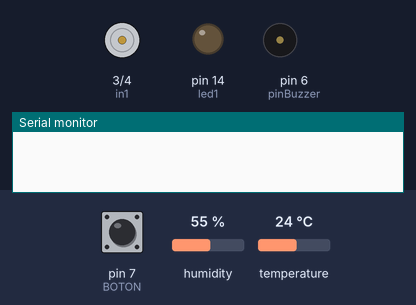
Simulated run of this sketch. Board: Arduino Uno, built with avr-gcc and run on an emulated ATmega328P. Parts: motor-driver pin pairs drawn as motors (green arrow = first pin HIGH = forward, orange = second pin HIGH = backward, longer = more drive, scaled by the enable pin), output pins drawn as LEDs (lit = HIGH), buzzer (waves = sounding), the last lines printed to the serial monitor. Inputs (shaded band) come from the test bench; at power-on: pin 7 (BOTON) HIGH, temperature 24 °C, humidity 55 %. EEPROM starts erased; no radio packets arrive unless stated.

Above: at 1.2 s.
1.3 s: pin 7 (BOTON) pulled LOW for 0.15 s
At 1.9 s:
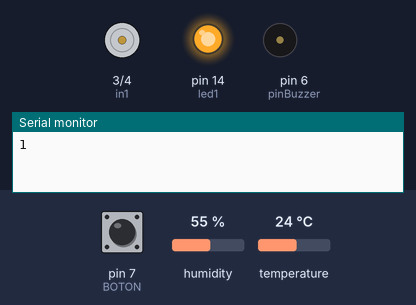
4.4 s: temperature set to 33 °C
At 8.6 s:
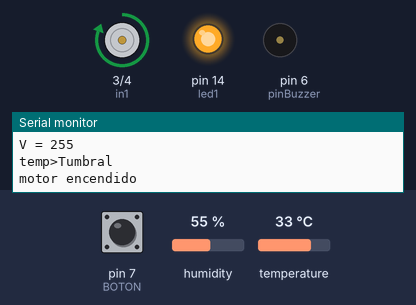
Timing chart, 0 to 40.9 s (numbered marks = the images above; inputs shaded):
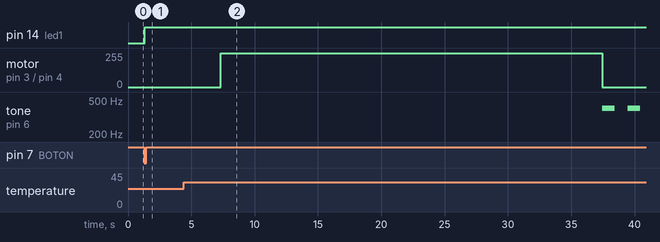

Measured:
- after the input at 1.3 s, pin 14 (led1): LOW → HIGH at once

The sketch:

Emisor__ArduinoUNO_.ino
```cpp
/// Código biblioteca Button para Tinkercad
class Button
{
  public:
    Button(uint8_t pin);
    void begin();
    bool read();
    bool toggled();
    bool pressed();
    bool released();
    bool has_changed();

    const static bool PRESSED = LOW;
    const static bool RELEASED = HIGH;

  private:
    uint8_t  _pin;
    uint16_t _delay;
    bool     _state;
    bool     _has_changed;
    uint32_t _ignore_until;
};

Button::Button(uint8_t pin)
:  _pin(pin)
,  _delay(100)
,  _state(HIGH)
,  _ignore_until(0)
,  _has_changed(false)
{
}

void Button::begin()
{
  pinMode(_pin, INPUT_PULLUP);
}

//
// public methods
//

bool Button::read()
{
  // ignore pin changes until after this delay time
  if (_ignore_until > millis())
  {
    // ignore any changes during this period
  }

  // pin has changed
  else if (digitalRead(_pin) != _state)
  {
    _ignore_until = millis() + _delay;
    _state = !_state;
    _has_changed = true;
  }

  return _state;
}

// has the button been toggled from on -> off, or vice versa
bool Button::toggled()
{
  read();
  return has_changed();
}

// mostly internal, tells you if a button has changed after calling the read() function
bool Button::has_changed()
{
  if (_has_changed == true)
  {
    _has_changed = false;
    return true;
  }
  return false;
}

// has the button gone from off -> on
bool Button::pressed()
{
  if (read() == PRESSED && has_changed() == true)
    return true;
  else
    return false;
}

// has the button gone from on -> off
bool Button::released()
{
  if (read() == RELEASED && has_changed() == true)
    return true;
  else
    return false;
}

//----------------

//LIBRERÍAS
#include <Adafruit_Sensor.h>
#include <DHT.h> //libreria para el sensor
#include <EEPROM.h> //libreria para guardar en la eeprom


//librerías para la COMUNICACIÓN emisor y receptor:
#include <nRF24L01.h>
#include <RF24.h>
#include <RF24_config.h>
#include <SPI.h>

//comunicación IR
#include <IRremote.h>
#include <IRremoteInt.h>

//----------------
//SENSOR
#define DHTPIN 2 //donde se encuentra el sensor
#define DHTTYPE DHT11 //tipo de sensor

DHT dht(DHTPIN, DHTTYPE); // Inicializamos el sensor DHT11
//----------------
//MOTOR
int en = 5;
int in1 = 3;
int in2 = 4;
//----------------
//COMUNICACIÓN
#define CE_PIN 9 //pin Chip Enable
#define CSN_PIN 10 //pin  Chip Select

const uint64_t pipe = 0xE8E8F0F0E1LL;
RF24 radio(CE_PIN, CSN_PIN);
float data[3]; //vector donde se van a enviar los datos
//----------------
//IR
int receiver = 8;
IRrecv irrecv(receiver);     // create instance of 'irrecv'
decode_results results;
//----------------
//variables para el desarrollo del proyecto
const byte Tmax_direc = 0;
float Tmax;
float T, v;
int Tumbral = 19;
float estado;
bool encendido, inicializado, power;
unsigned long t1;
unsigned long duracion = 30000;
int numeroRepes = 0;

//----------------
//LED
#define led1 14

//----------------
//Buzzer
#define pinBuzzer 6
int tespera = 1000;

//----------------
//BOTON
#define BOTON 7
Button boton = Button(BOTON);

//----------------
//FUNCIONES

int leerTemperatura(){
  /*medirá la salida del sensor y la transformará en grados centígrados*/
  float temp;
  delay(5000); //cada 5seg mida el valor de la temperatura
  Tmax = EEPROM.read(Tmax_direc); //lee la temperatura almacenada en la EEPROM y si está el menor a la medida por el sensor, se sustituye por la mayor
  temp = dht.readTemperature();
  temp=(int)temp;
  if (temp > Tmax){
    Tmax = temp;
    EEPROM.update(Tmax_direc, Tmax);
    }
  Serial.print("T = ");
  Serial.println(temp);
  return temp;
  }

void inicializarTemperatura(){
  /*Escribe en la variable Tmax, en valor que hay en la EEPROM y cada vez que se ejecute el programa, la lee*/
  Tmax = dht.readTemperature();
  EEPROM.write(Tmax_direc, Tmax);
  }


int velocidadMotor(int temp){
  /*establece una velocidad según la tempetura que se haya medido*/
  int velocidad;
    int velMin = 50;
    int velMax = 255;
    velocidad = map(temp, 10, 30, 50, 255);
    //se satura la velocidad para que no alcance valores que no es capaz de llegar
    if (velocidad < velMin){
      velocidad = velMin;
      }
    if (velocidad > velMax){
      velocidad = velMax;
     }
    Serial.print("V = ");
    Serial.println(velocidad);
    return velocidad;
  }

void encenderMotor(int velocidad){
  /*Según una velocidad calculada, inicia el motor a esa*/
    analogWrite(en, velocidad); // Activamos Motor1
    digitalWrite(in1, HIGH);// Arrancamos
    digitalWrite(in2, LOW);
    Serial.println("motor encendido");
  }

void desactivarMotor(){
  /*Escribe en la variable enable un LOW para apagar el motor*/
    Serial.println("motor apagado");
    inicializado = false;
    digitalWrite(en, LOW);
    digitalWrite(in1, LOW);
    digitalWrite(in2, LOW);
  }

int movMotor(float temp){
  /*Indica el funcionamiento de nuestro sistema, si se ha superado una temperatura umbral, previamente establecida, se iniciará el motor a una velocidad.
  Si no se cumple la condición mantendrá apagado el motor.
  Una vez se ha superado esta condición, se establecerá la variable estado a 1, indicando que esta funcionando y, si la nueva medida de la temperatura es
  menor que la umbral, se desactivará el motor y emitirá una señal sonora*/
  if (temp > Tumbral){
      v = velocidadMotor(T);
      Serial.println("temp>Tumbral");
      estado = 1;
      //Serial.print("estado=");
      //Serial.println(estado);
      encenderMotor(v);
      delay(2000);
    }
  else desactivarMotor();

  if (estado == 1 && temp < Tumbral){
    sonidoFin();
    estado = 0;
    //Serial.print("estado=");
    //Serial.println(estado);
    desactivarMotor();
    }
    return v, estado;
  }

void inicializarTiempo(float temp){
  /*función para conocer el instante en el que empieza el movimiento del motor*/
  if (inicializado == false && (temp > Tumbral)){
    t1 = millis();
    inicializado = true;
    //Serial.println(t1);
    }
  }

bool botonPulsado(){
  /*Detectar si el botón ha sido pulsado y cambiar el valor de la variable encendido. Además, si esto ocurre, se sumará 1 a la variable número de repeticiones*/
  if (boton.pressed()){
    encendido = true;
    Serial.println(encendido);
    numeroRepes += 1;
  }
  return encendido;
  }

bool detectarIR(){
  /*Detectar si el módulo IR ha recibido el valor de POWER ha sido pulsado y cambiar el valor de la variable power. Además, si esto ocurre, se sumará
  1 a la variable número de repeticiones*/
if (irrecv.decode(&results)) // have we received an IR signal?
  {
    //translateIR();
    if (results.value == 0xFFA25D){ //0xFFA25D = POWER, botón rojo del mando
      power = 1;
      numeroRepes += 1;
    }
    irrecv.resume(); // receive the next value
  }
  return power;
}

void Info(float temperatura, float velocidad, float repeticiones){
  /*Se encarga de mandar la información al otro arduino, enviará la temperatura, el instante de tiempo en el que ha empezado y el número de veces que se
  ha iniciado el funcionamiento del sistema*/
  data[0] = temperatura;
 data[1] = t1;
 data[2] = repeticiones;

   radio.write(data, sizeof data);
   delay(1000);
  }

void sonidoFin(){
  /*Emitará un pitido con cuatro repeticiones a una frecuencia determinada*/
  int frecuencia = 400;

  for (int i=0; i<4; i++){
    tone(pinBuzzer, frecuencia);
    delay(tespera);
    noTone(pinBuzzer);
    delay(tespera);
  }
}


/*
void translateIR() // takes action based on IR code received

// describing Remote IR codes

{

  switch(results.value)

  {
  case 0xFFA25D: Serial.println("POWER"); break;
  case 0xFFE21D: Serial.println("FUNC/STOP"); break;
  case 0xFF629D: Serial.println("VOL+"); break;
  case 0xFF22DD: Serial.println("FAST BACK");    break;
  case 0xFF02FD: Serial.println("PAUSE");    break;
  case 0xFFC23D: Serial.println("FAST FORWARD");   break;
  case 0xFFE01F: Serial.println("DOWN");    break;
  case 0xFFA857: Serial.println("VOL-");    break;
  case 0xFF906F: Serial.println("UP");    break;
  case 0xFF9867: Serial.println("EQ");    break;
  case 0xFFB04F: Serial.println("ST/REPT");    break;
  case 0xFF6897: Serial.println("0");    break;
  case 0xFF30CF: Serial.println("1");    break;
  case 0xFF18E7: Serial.println("2");    break;
  case 0xFF7A85: Serial.println("3");    break;
  case 0xFF10EF: Serial.println("4");    break;
  case 0xFF38C7: Serial.println("5");    break;
  case 0xFF5AA5: Serial.println("6");    break;
  case 0xFF42BD: Serial.println("7");    break;
  case 0xFF4AB5: Serial.println("8");    break;
  case 0xFF52AD: Serial.println("9");    break;
  case 0xFFFFFFFF: Serial.println(" REPEAT");break;

  default:
    Serial.println(" other button   ");

  }// End Case

  delay(500); // Do not get immediate repeat
}*/


void setup() {
 Serial.begin(9600);
 // Inicializar el sensor de temperatura
 dht.begin();
 inicializarTemperatura();
 //inicializar los pines del motor
  pinMode(in1, OUTPUT);
  pinMode(in2, OUTPUT);
  pinMode(en, OUTPUT);
  //inicializar comunicación
  radio.begin();
  radio.openWritingPipe(pipe);//abrir canal de comunicacion pq es el emisor
  //inicializar boton
  boton.begin();
  //inicializar led
  pinMode(led1, OUTPUT);
  //inicializar IR
  irrecv.enableIRIn(); // Start the receiver

}

void loop() {
  //comprobar si se ha pulsado alguna de las dos opciones
  encendido = botonPulsado();
  power = detectarIR();
 if (power == 1 or encendido == 1){ //si se ha pulsado, comienza el funcionamiento
  digitalWrite(led1, HIGH); //encender el LED de funcionamiento
  delay(1000); //tiempo de espera para colocarlo y que empiece
  T = leerTemperatura(); //leer temperatura
  inicializarTiempo(T);
  v, estado = movMotor(T); //establecer una velocidad y encender el motor o no
  Info(T, v, numeroRepes); //enviar la información
 //la otra forma en la que se apagaría el sistema es si ha superado una periodo de tiempo
  if ( (estado == 1) && (millis() >= (t1 + duracion))){
    Serial.println("estoy aqui");
    desactivarMotor(); //apagar el motor
    sonidoFin();
    //ponemos las variables iniciales a false, de esta manera, cuando se vuelva a pulsar alguna de ellas, se volverá a iniciar el funcionamiento
    encendido = false;
    power = false;
    t1 += duracion;
    }
 }
 else digitalWrite(led1, LOW); //mantener el LED apagado ya que no esta funcionando el sistema

 delay(10);
}
```
